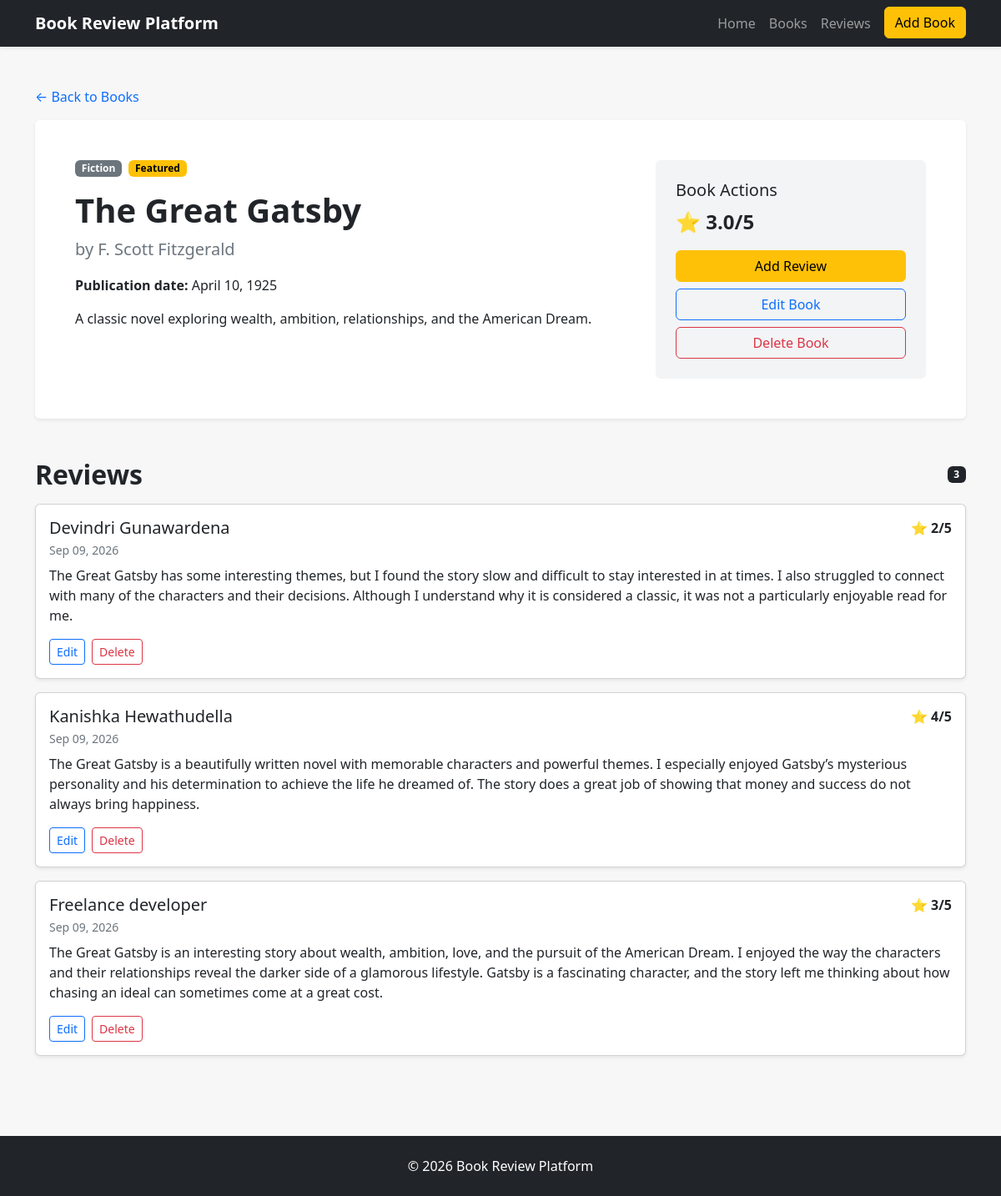
The page /books/2/ on the database its author committed.
### reviews/models.py (models this page shows, shortened)
class Book(models.Model):
    title = models.CharField(max_length=200)
    author = models.CharField(max_length=150)
    genre = models.CharField(max_length=50)
    publication_date = models.DateField()
    description = models.TextField(blank=True)
    featured = models.BooleanField(default=False)
    image = models.ImageField(
        upload_to="book_covers/",
        blank=True,
        null=True
    )
    @property
    def average_rating(self):
        ratings = self.reviews.values_list(
            "rating",
            flat=True
        )
        if not ratings:
            return None
        return round(sum(ratings) / len(ratings), 1)

class Review(models.Model):
    RATING_CHOICES = [
        (1, "1 - Poor"),
        (2, "2 - Fair"),
        (3, "3 - Good"),
        (4, "4 - Very Good"),
        (5, "5 - Excellent"),
    ]
    user = models.ForeignKey(
        User,
        on_delete=models.CASCADE,
        related_name="reviews",
    )
    book = models.ForeignKey(
        Book,
        on_delete=models.CASCADE,
        related_name="reviews",
    )
    rating = models.PositiveSmallIntegerField(
        choices=RATING_CHOICES,
        validators=[MinValueValidator(1), MaxValueValidator(5)]
    )
    comment = models.TextField()
    created_at = models.DateTimeField(auto_now_add=True)
    updated_at = models.DateTimeField(auto_now=True)
    class Meta:
        ordering = ["-created_at"]

class User(models.Model):
    name = models.CharField(max_length=100)
    email = models.EmailField(unique=True)

### reviews/views.py (the view)
def book_detail(request, pk):
    book = get_object_or_404(Book, pk=pk)
    return render(
        request,
        "reviews/book_detail.html",
        {"book": book},
    )

### templates/reviews/book_detail.html (shortened to what this page needs)
{% extends "base.html" %}
{% block content %}
<div class="container py-5">
    <a href="{% url 'book_list' %}" class="text-decoration-none">
        ← Back to Books
    </a>
    <div class="card shadow-sm border-0 mt-3 mb-5">
        <div class="card-body p-4 p-lg-5">
            <div class="row g-4">
                <div class="col-lg-8">
                    <div class="d-flex flex-wrap gap-2 mb-3">
                        <span class="badge text-bg-secondary">{{ book.genre }}</span>
                        {% if book.featured %}
                            <span class="badge text-bg-warning">Featured</span>
                        {% endif %}
                    </div>
                    <h1 class="fw-bold">{{ book.title }}</h1>
                    <p class="lead text-secondary">by {{ book.author }}</p>
                    <p>
                        <strong>Publication date:</strong>
                        {{ book.publication_date|date:"F d, Y" }}
                    </p>
                    <p class="mb-0">
                        {{ book.description|default:"No description available." }}
                    </p>
                </div>
                <div class="col-lg-4">
                    <div class="detail-actions p-4 rounded">
                        <h2 class="h5">Book Actions</h2>
                        {% if book.average_rating %}
                            <p class="fs-4 fw-bold mb-3">
                                ⭐ {{ book.average_rating }}/5
                            </p>
                        {% else %}
                            <p class="text-secondary">No ratings yet</p>
                        {% endif %}
                        <div class="d-grid gap-2">
                            <a
                                href="{% url 'review_create_for_book' book.pk %}"
                                class="btn btn-warning"
                            >
                                Add Review
                            </a>
                            <a
                                href="{% url 'book_update' book.pk %}"
                                class="btn btn-outline-primary"
                            >
                                Edit Book
                            </a>
                            <a
                                href="{% url 'book_delete' book.pk %}"
                                class="btn btn-outline-danger"
                            >
                                Delete Book
                            </a>
                        </div>
                    </div>
                </div>
            </div>
        </div>
    </div>
    <div class="d-flex justify-content-between align-items-center mb-3">
        <h2 class="fw-bold mb-0">Reviews</h2>
        <span class="badge text-bg-dark">{{ book.reviews.count }}</span>
    </div>
    <div class="vstack gap-3">
        {% for review in book.reviews.all %}
            <article class="card shadow-sm">
                <div class="card-body">
                    <div class="d-flex flex-column flex-md-row justify-content-between gap-2">
                        <div>
                            <h3 class="h5 mb-1">{{ review.user.name }}</h3>
                            <p class="text-secondary small mb-2">
                                {{ review.created_at|date:"M d, Y" }}
                            </p>
                        </div>
                        <div class="fw-bold">⭐ {{ review.rating }}/5</div>
                    </div>
                    <p>{{ review.comment }}</p>
                    <div class="d-flex gap-2">
                        <a
                            href="{% url 'review_update' review.pk %}"
                            class="btn btn-outline-primary btn-sm"
                        >
                            Edit
                        </a>
                        <a
                            href="{% url 'review_delete' review.pk %}"
                            class="btn btn-outline-danger btn-sm"
                        >
                            Delete
                        </a>
                    </div>
                </div>
            </article>
        {% empty %}
            <div class="alert alert-info">
                No reviews yet. Be the first to review this book.
            </div>
        {% endfor %}
    </div>
</div>
{% endblock %}

### static/css/styles.css (style rules this page uses)
html { min-height: 100%; }
body { min-height: 100vh; background: #f7f7f8; display: flex; flex-direction: column; }
.detail-actions { background: #f3f4f6; }

### rows shown on the page
Book: genre "Fiction", title "The Great Gatsby", author "F. Scott Fitzgerald", publication_date "April 10, 1925", description "A classic novel exploring wealth, ambition, relationships, and the American Dream.", average_rating "3.0", reviews.count "3"
Review: user.name "Devindri Gunawardena", created_at "Sep 09, 2026", rating "2", comment "The Great Gatsby has some interesting themes, but I found the story slow and difficult to stay interested in at times. I also struggled to connect with many of the characters and their decisions. Although I understand why it is considered a classic, it was not a particularly enjoyable read for me."
Review: user.name "Kanishka Hewathudella", created_at "Sep 09, 2026", rating "4", comment "The Great Gatsby is a beautifully written novel with memorable characters and powerful themes. I especially enjoyed Gatsby’s mysterious personality and his determination to achieve the life he dreamed of. The story does a great job of showing that money and success do not always bring happiness."
Review: user.name "Freelance developer", created_at "Sep 09, 2026", rating "3", comment "The Great Gatsby is an interesting story about wealth, ambition, love, and the pursuit of the American Dream. I enjoyed the way the characters and their relationships reveal the darker side of a glamorous lifestyle. Gatsby is a fascinating character, and the story left me thinking about how chasing an ideal can sometimes come at a great cost."
